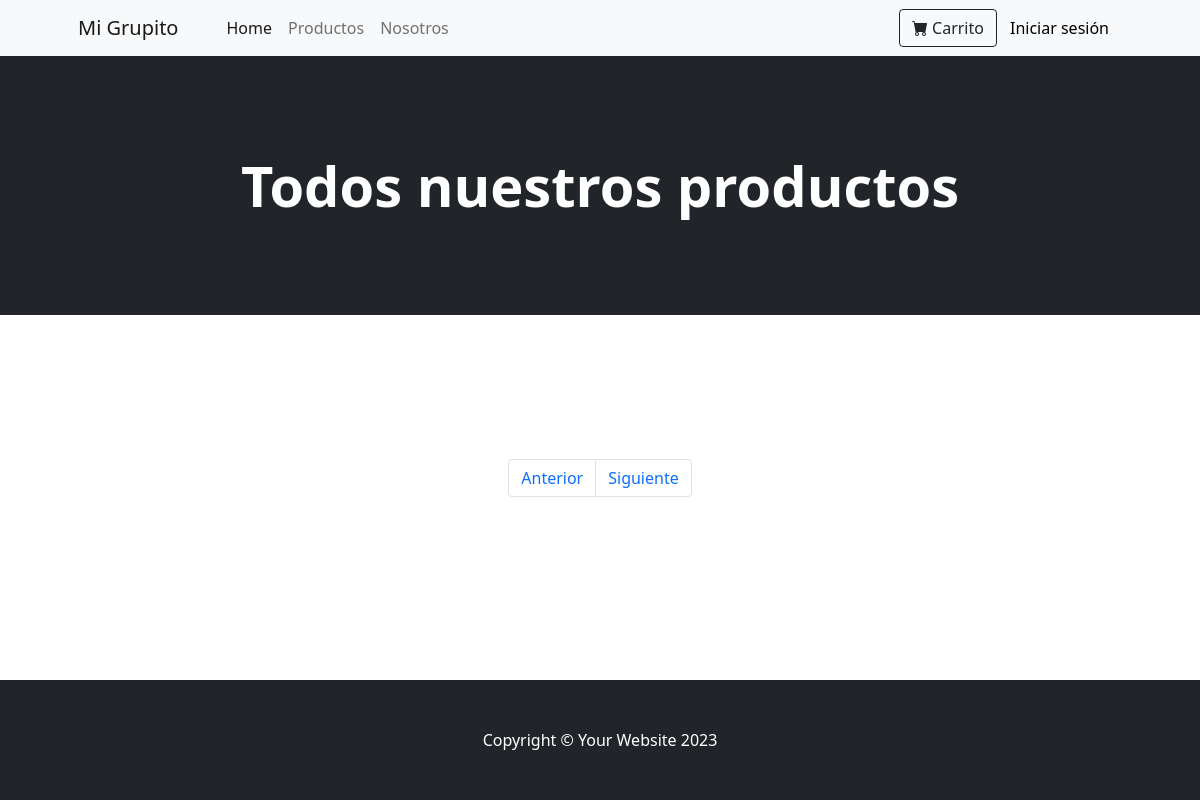
Before: /productos.php with the older database file.
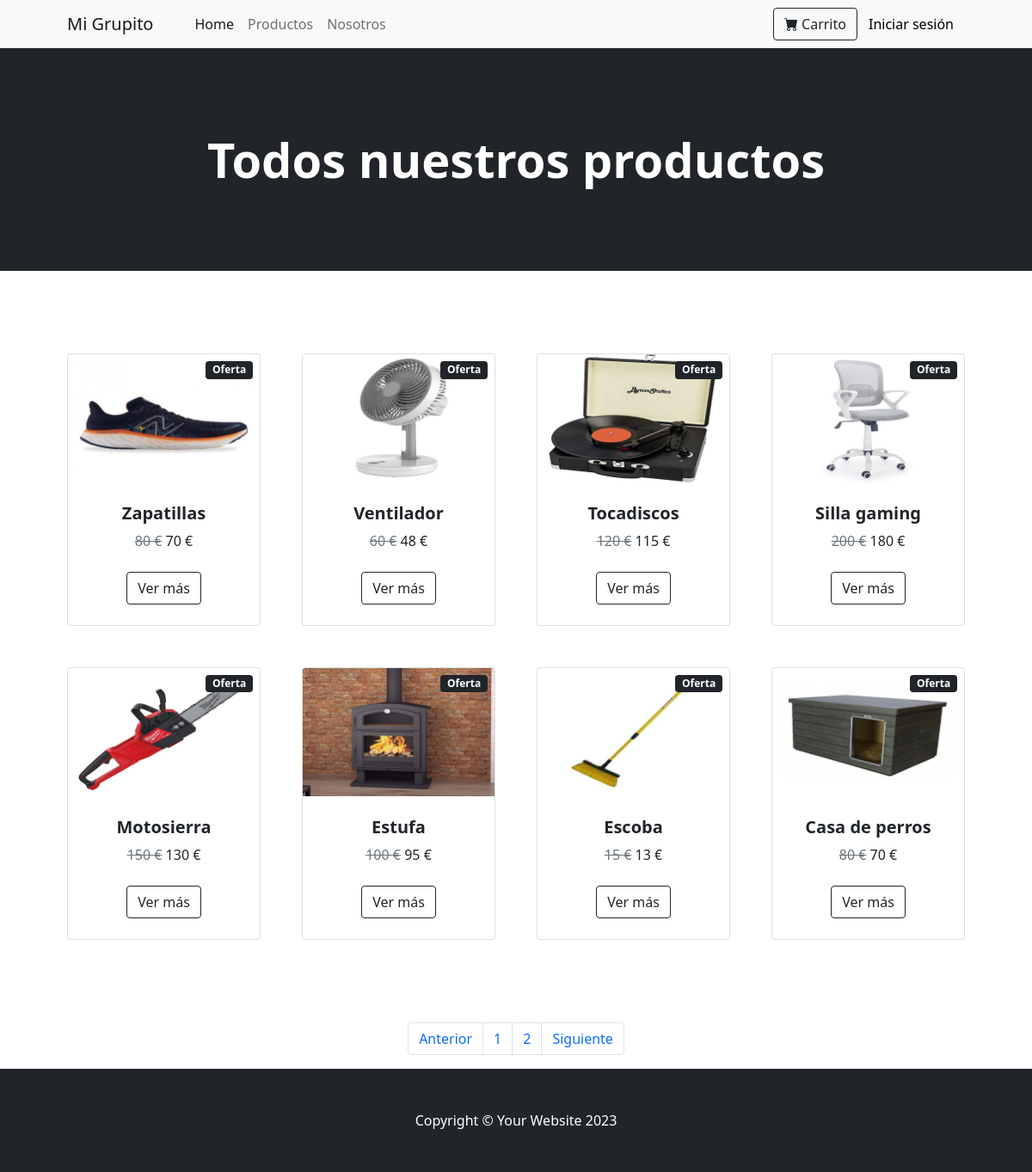
After: the same page with the newer database file.
### tables this page shows
CREATE TABLE PRODUCTOS (
    idProducto INT AUTO_INCREMENT PRIMARY KEY,
    nombre VARCHAR(50),
    introDescripcion VARCHAR(255),
    descripcion VARCHAR(255),
    imagenG VARCHAR(50),
    imagenP VARCHAR(50),
    precio INT, 
    precioOferta INT,
    estado BOOLEAN
);

### inc/funciones.php (called while the page is built, shortened)
<?php
	function recoge($var, $m = "") {
		$tmp = is_array($m) ? [] : "";
		return $tmp;
	}
?>

### inc/bbdd.php (called while the page is built, shortened)
<?php
function conectarBD()
{
    try {
        $conexion = new PDO("mysql:host=" . HOST . "; dbname=" . DBNAME . "; charset=utf8", USER, PASSWORD);
        $conexion->setAttribute(PDO::ATTR_ERRMODE, PDO::ERRMODE_EXCEPTION);
    } catch (PDOException $e) {
        echo "Error: Error al conectarse con la base de datos: " . $e->getMessage();
        file_put_contents("PDOErrors.txt", "\r\n" . date('j F, Y, g:i a ') . $e->getMessage(), FILE_APPEND);
        exit;
    }
    return $conexion;
}
function paginacion_productos($inicio, $numelementos)
{
    $conexion = conectarBD();
    try {
        $sql = "SELECT * from productos WHERE estado = 1 order by idProducto DESC LIMIT :inicio, :numelementos";
        $stmt = $conexion->prepare($sql);
        $stmt->bindParam(':inicio', $inicio, PDO::PARAM_INT);
        $stmt->bindParam(':numelementos', $numelementos, PDO::PARAM_INT);
        $stmt->execute();
        $rows = $stmt->fetchAll(PDO::FETCH_ASSOC);
    } catch (PDOException $e) {
        echo "Error: Error al conectarse con la base de datos: " . $e->getMessage();
        file_put_contents("PDOErrors.txt", "\r\n" . date('j F, Y, g:i a ') . $e->getMessage(), FILE_APPEND);
        exit;
    }
    return $rows;
}
function num_paginas_productos($numelementos)
{
    $conexion = conectarBD();
    try {
        $sql = "SELECT count(*) FROM productos WHERE estado = 1";
        $numproductos = $conexion->query($sql)->fetchColumn();
    } catch (PDOException $e) {
        echo "Error: Error al conectarse con la base de datos: " . $e->getMessage();
        file_put_contents("PDOErrors.txt", "\r\n" . date('j F, Y, g:i a ') . $e->getMessage(), FILE_APPEND);
        exit;
    }
    $numpaginas = ceil($numproductos / $numelementos);
    return $numpaginas;
}
?>

### productos.php (the view, shortened to what this page needs)
<?php include ("inc/bbdd.php"); ?>
<?php include ("inc/funciones.php"); ?>
<?php
    $titulo2 = "Todos nuestros productos";
?>
<?php include("inc/header.php"); ?>
<?php
	$pagina = recoge('pagina');
	if ($pagina == "") {
		$pagina = 1;
	}
	$inicio = ($pagina - 1) * NUMELEMENTOS;
	$productos = paginacion_productos ($inicio, NUMELEMENTOS);
?>
<section class="py-5">
    <div class="container px-4 px-lg-5 mt-5">
        <div class="row gx-4 gx-lg-5 row-cols-2 row-cols-md-3 row-cols-xl-4 justify-content-center">
<?php
    foreach ($productos as $producto) {
    $idProducto = $producto['idProducto'];
    $nombre = $producto['nombre'];
    $imagenP = $producto['imagenP'];
    $precio = $producto['precio'];
    $precioOferta = $producto['precioOferta'];
?>
                <div class="col mb-5">
                    <div class="card h-100">
                        <div class="badge bg-dark text-white position-absolute" style="top: 0.5rem; right: 0.5rem">Oferta</div>
                        <img class="card-img-top" src="img/<?= $imagenP ?>" alt="..." />
                        <div class="card-body p-4">
                            <div class="text-center">
                                <h5 class="fw-bolder"><?= $nombre ?></h5>
                                <span class="text-muted text-decoration-line-through"><?= $precio ?> €</span>
                                <?= $precioOferta ?> €
                            </div>
                        </div>
                        <div class="card-footer p-4 pt-0 border-top-0 bg-transparent">
                            <div class="text-center"><a class="btn btn-outline-dark mt-auto" href="producto.php?idProducto=<?=$idProducto ?>">Ver más</a></div>
                        </div>
                    </div>
                </div>
<?php } ?>
            </div>
        </div>
    </section>
    <nav aria-label="Page navigation example">
        <ul class="pagination justify-content-center">
            <?php
                $num_paginas = num_paginas_productos(NUMELEMENTOS);
            ?>
            <li class="page-item" <?php if ($pagina == 1) {print "disabled"; }?>> <a class="page-link" href="productos.php?pagina=<?=$pagina - 1; ?>">Anterior</a></li>
            <?php
                for ($i = 1; $i <= $num_paginas; $i++) {
            ?>
                    <li class="page-item"><a class="page-link" href="productos.php?pagina=<?=$i?>"><?php echo $i?></a></li>
            <?php } ?>
            <li class="page-item" <?php if ($pagina >= $num_paginas) {print "disabled"; }?>><a class="page-link" href="productos.php?pagina=<?=$pagina + 1; ?>">Siguiente</a></li>
        </ul>
    </nav>
<?php include("inc/footer.php"); ?>

### inc/header.php (shortened to what this page needs)
<!DOCTYPE html>
<?php
    $numProductos = 0;
?>
<html lang="en">
    <head>
        <link href="https://cdn.jsdelivr.net/npm/bootstrap-icons@1.5.0/font/bootstrap-icons.css" rel="stylesheet" />
        <link href="css/styles.css" rel="stylesheet" />
    </head>
    <body class="d-flex flex-column min-vh-100">
        <nav class="navbar navbar-expand-lg navbar-light bg-light">
            <div class="container px-4 px-lg-5">
                <a class="navbar-brand" href="index.php">Mi Grupito</a>
                <div class="collapse navbar-collapse" id="navbarSupportedContent">
                    <ul class="navbar-nav me-auto mb-2 mb-lg-0 ms-lg-4">
                        <li class="nav-item"><a class="nav-link active" aria-current="page" href="index.php">Home</a></li>
                        <li class="nav-item"><a class="nav-link" href="productos.php">Productos</a></li>
                        <li class="nav-item"><a class="nav-link" href="nosotros.php">Nosotros</a></li>
                    </ul>
                    <?php
                        if (isset($_SESSION['user'])) {	?>
                            <ul class="navbar-nav me-auto mb-2 mb-lg-0 ms-lg-4">
                                <li class="nav-item"> <a href="miperfil.php" class="nav-link"><?php echo $_SESSION['user']; ?></a></li>
                            </ul>
                            <div class="text-end">
                                <a href="mispedidos.php" class="btn btn-light">Mis pedidos</a>
                            </div>
                            <a href="carrito.php" class="btn btn-outline-dark"><i class="bi-cart-fill me-1"></i>Carrito<span class="badge bg-dark text-white ms-1 rounded-pill"><?php echo $numProductos; ?></span></a>
                            <div class="text-end">
                                <a href="logout.php" class="btn btn-outline-dark">Cerrar sesión</a>
                            </div>
                    <?php } else { ?>
                            <form class="d-flex">
                                <a href="carrito.php" class="btn btn-outline-dark">
                                    <i class="bi-cart-fill me-1"></i>Carrito<span class="badge bg-dark text-white ms-1 rounded-pill"></span>
                                </a>
                            </form>
                            <div class="text-end">
                                <a href="login.php" class="btn btn-light">Iniciar sesión</a>
                            </div>
                        <?php } ?>
                </div>
            </div>
        </nav>
        <header class="bg-dark py-5">
            <div class="container px-4 px-lg-5 my-5">
                <div class="text-center text-white">
                    <h1 class="display-4 fw-bolder"><?php echo $titulo2;?></h1>
                </div>
            </div>
        </header>

### inc/footer.php (shortened to what this page needs)
    <footer class="py-5 bg-dark mt-auto">
        <div class="container"><p class="m-0 text-center text-white">Copyright &copy; Your Website 2023</p></div>
    </footer>
    </body>
</html>

Changed rows visible on the page:
added productos: imagenP (picture), nombre "Zapatillas", precio "80", precioOferta "70"
added productos: imagenP (picture), nombre "Ventilador", precio "60", precioOferta "48"
added productos: imagenP (picture), nombre "Tocadiscos", precio "120", precioOferta "115"
added productos: imagenP (picture), nombre "Silla gaming", precio "200", precioOferta "180"
added productos: imagenP (picture), nombre "Motosierra", precio "150", precioOferta "130"
added productos: imagenP (picture), nombre "Estufa", precio "100", precioOferta "95"
added productos: imagenP (picture), nombre "Escoba", precio "15", precioOferta "13"
added productos: imagenP (picture), nombre "Casa de perros", precio "80", precioOferta "70"
Other visible differences:
new list line: "1"
new list line: "2"
